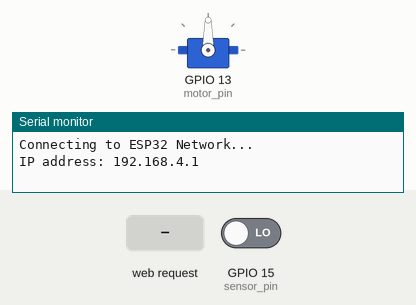
Simulated run of this sketch. Board: ESP32. Parts: servo, the last lines printed to the serial monitor. The test bench sets the inputs (shaded band); at power-on: GPIO 15 (sensor_pin) LOW.

Above: at 1.2 s.
1.3 s: HTTP request GET /13/in received
At 1.7 s:
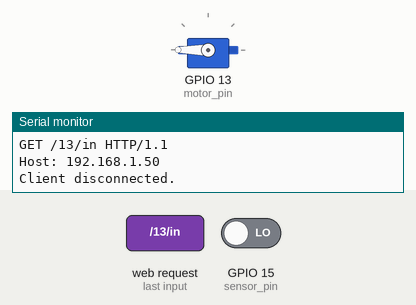
2.8 s: HTTP request GET /13/out received
At 4.1 s:
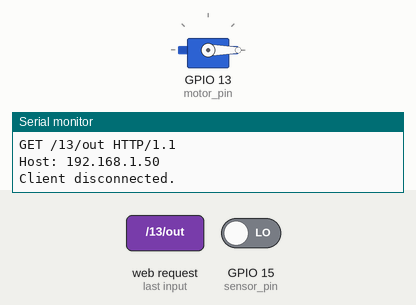
Timing chart, 0 to 5.8 s (numbered marks = the images above; inputs shaded):
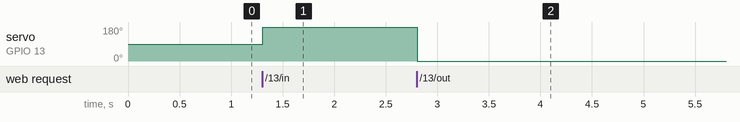

Measured:
- after the input at 1.3 s, servo on GPIO 13 (motor_pin): 90° → 180° at once
- after the input at 2.8 s, servo on GPIO 13 (motor_pin): 180° → 0° at once

The sketch:

page.ino
```cpp
#include <ESP32Servo.h>
#include <WiFi.h>

// network credentials
const char* ssid = "ESP32";
const char* password = "ESP32AF10";

// set webserver port number to 80
WiFiServer server(80);

// HTTP request header
String header;
String state = "in";

Servo motor;

int motor_pin = 13;
int sensor_pin = 15;

// time
unsigned long cur = millis();
unsigned long prv = 0;
const long timeout = 2000; // 2s

void setup() {
  Serial.begin(115200);

  motor.attach(motor_pin);
  pinMode(sensor_pin, INPUT);

  // Connecting to Wi-Fi
  Serial.print("Connecting to ");
  Serial.print(ssid);
  Serial.println(" Network...");
  WiFi.softAP(ssid,password);

  Serial.println("");
  Serial.print("IP address: ");
  Serial.println(WiFi.softAPIP());
  server.begin();
}

void loop() {
  int value = digitalRead(sensor_pin);
  // value : 0 - raining
  // value : 1 - not raining
  // if(state == "out") {
  //   if(value == 1) {
  //     motor.write(180);
  //     state = "in";
  //   }
  //   else {
  //     // control via webpage
  //   }
  // }
  // else {
  //   // control motor using web-page
  // }
  WiFiClient client = server.available();

  if (client) {
    cur = millis();
    prv = cur;
    Serial.println("New Client.");
    String line = "";

    while (client.connected() && cur - prv <= timeout) {
      cur = millis();
      if (client.available()) {
        char c = client.read();
        Serial.write(c);
        header += c;
        if (c == '\n') {
          if (line.length() == 0) {
            client.println("HTTP/1.1 200 OK");
            client.println("Content-type:text/html");
            client.println("Connection: close");
            client.println();

            if (header.indexOf("GET /13/in") >= 0) {
              state = "in";
              motor.write(180);
            }
            else if (header.indexOf("GET /13/out") >= 0) {
              state = "out";
              motor.write(0);
            }

            // display webpage
            client.println("<!DOCTYPE html><html>");
            client.println("<head><meta name=\"viewport\" content=\"width=device-width, initial-scale=1\">");
            client.println("<link rel=\"icon\" href=\"data:,\">");

            client.println("<style>html { font-family: monospace; display: inline-block; margin: 0px auto; text-align: center;}");
            client.println(".button { background-color: yellowgreen; border: none; color: white; padding: 16px 40px;");
            client.println("text-decoration: none; font-size: 32px; margin: 2px; cursor: pointer;}");
            client.println(".button2 {background-color: gray;}</style></head>");

            client.println("<body><h1>ESP32 Web Server</h1>");
            client.println("<p>ESP32</p>");

            if (state == "out") {
              client.println("<p><a href=\"/13/in\"><button class=\"button\">IN</button></a></p>");
            }
            else {
              client.println("<p><a href=\"/13/out\"><button class=\"button button2\">OUT</button></a></p>");
            }
            client.println("</body></html>");

            client.println();
            break;
          }
          else {
            line = "";
          }
        } else if (c != '\r') {
          line += c;
        }
      }
    }
    // clear the header
    header = "";

    // Close the connection
    client.stop();
    Serial.println("Client disconnected.");
    Serial.println("");
  }
}
```
